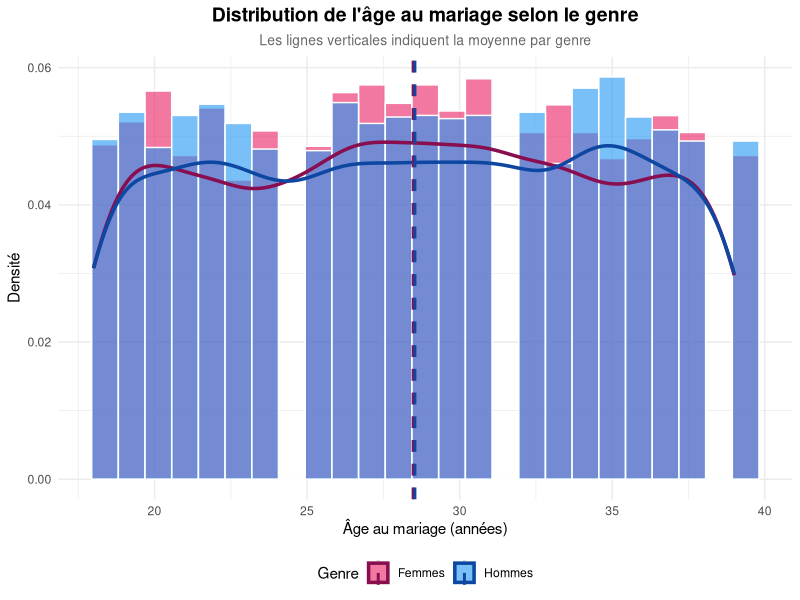
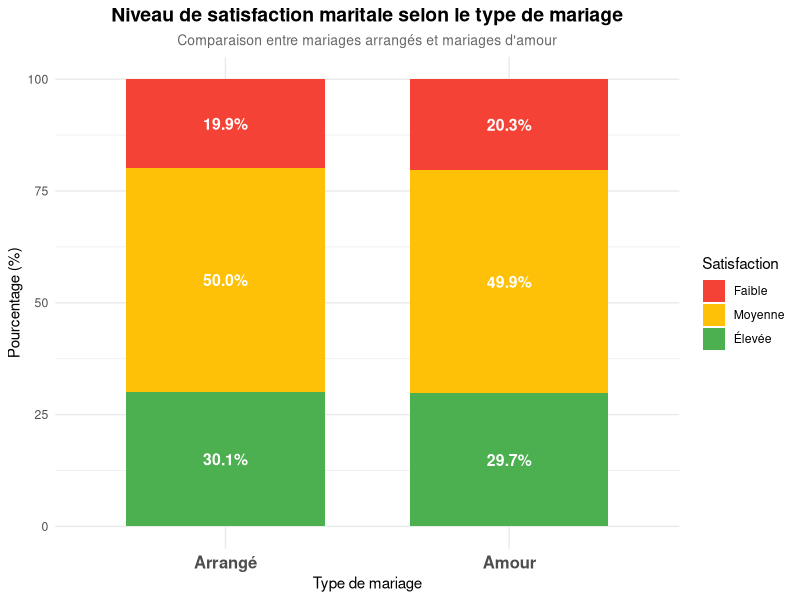
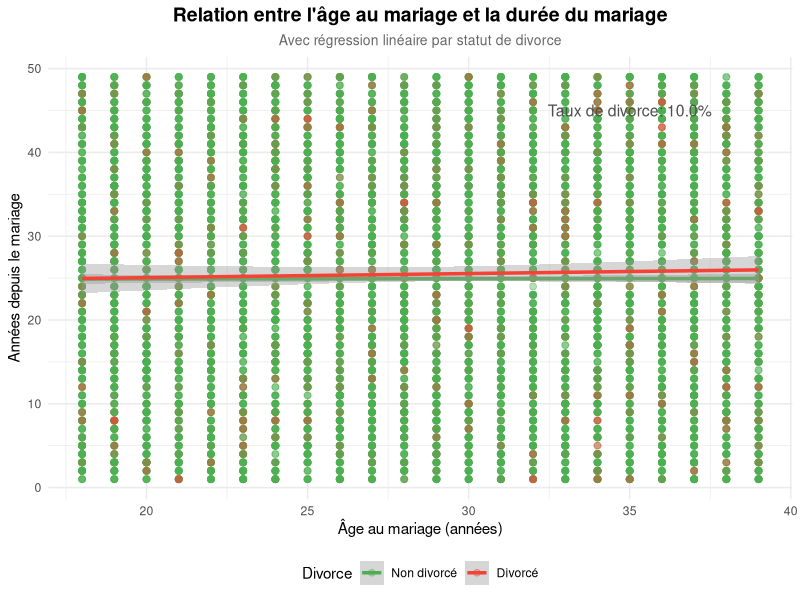
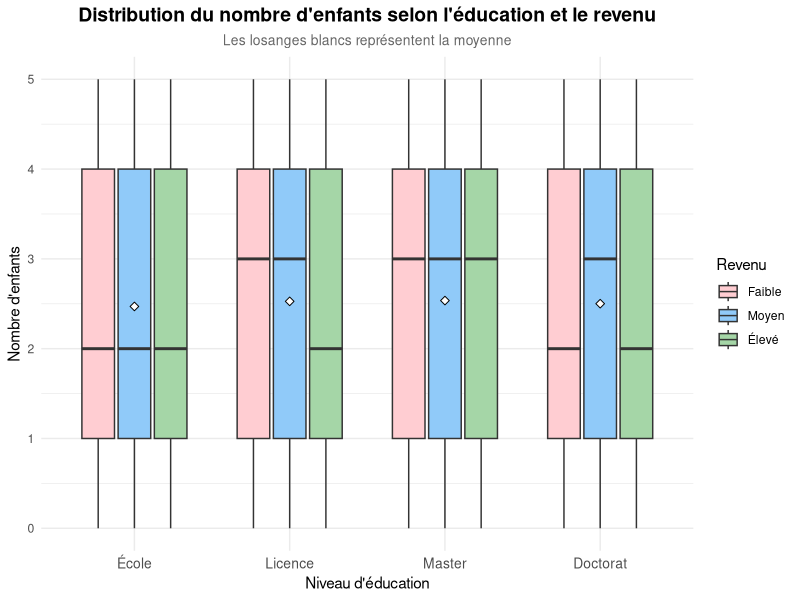
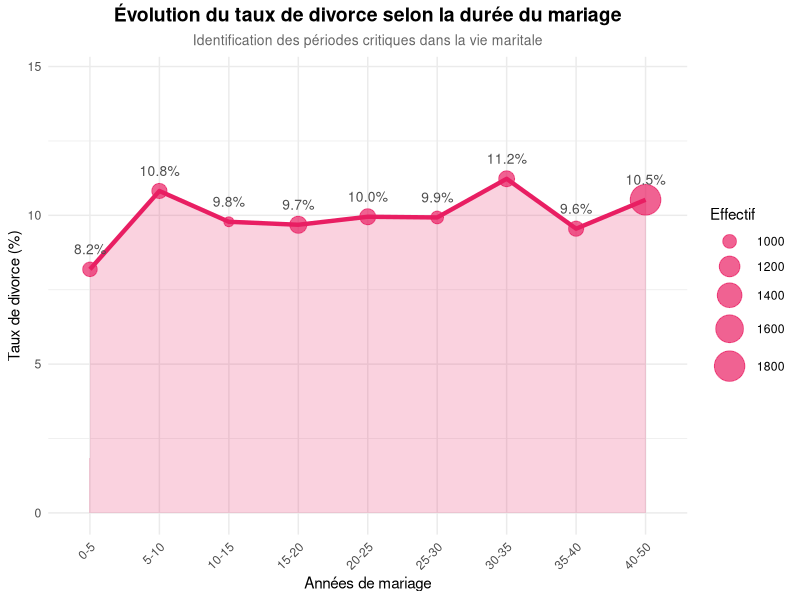
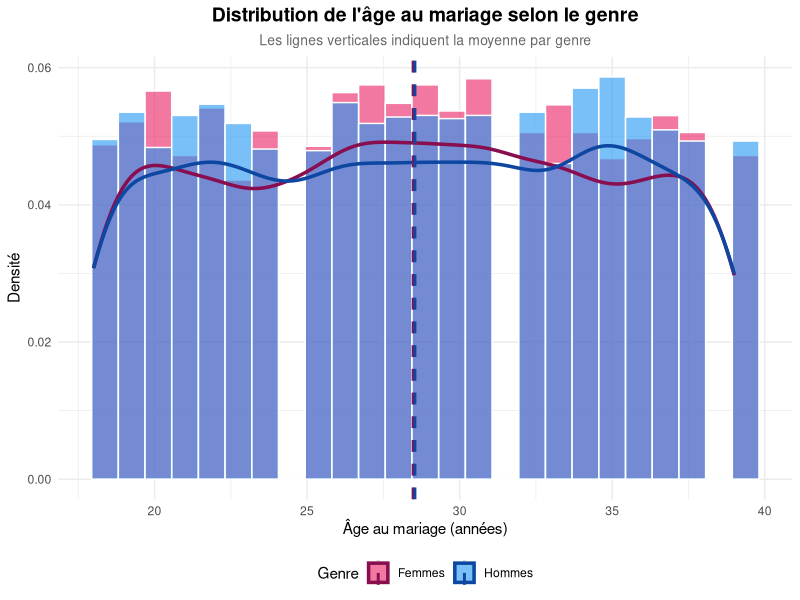
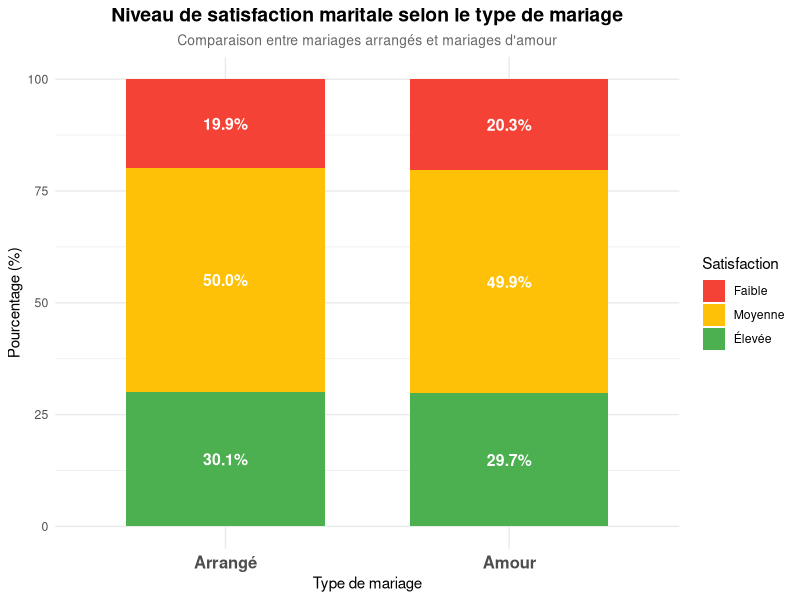
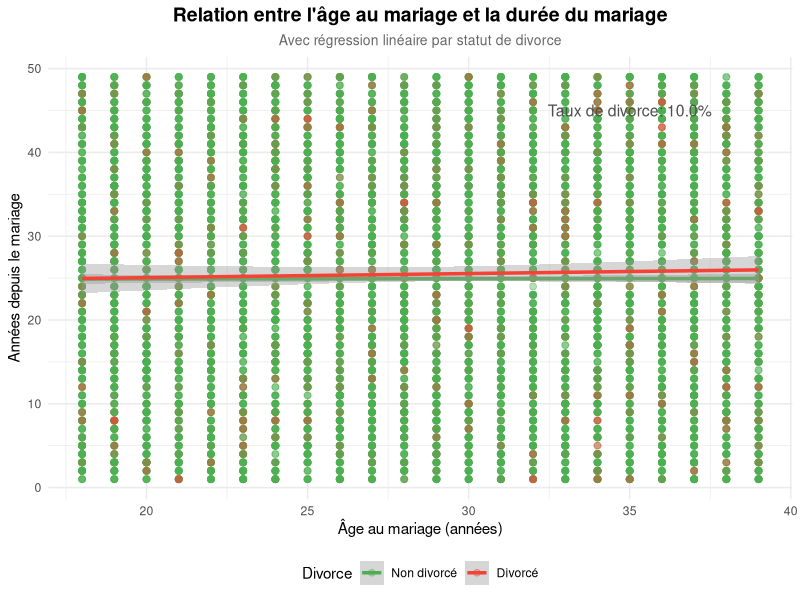

Write the R code that produced these figures, in order.
# =============================================================================
# Analyse du dataset "Marriage Data India"
# Cours de Visualisation de la donnée - 5A INSA Toulouse
# =============================================================================

# -----------------------------------------------------------------------------
# 1. CHARGEMENT DES PACKAGES ET DES DONNÉES
# -----------------------------------------------------------------------------

# Installation des packages si nécessaire (décommenter si besoin)
# install.packages(c("ggplot2", "dplyr", "tidyr", "corrplot", "scales", "gridExtra"))

# Chargement des librairies
library(ggplot2)    # Visualisation avancée
library(dplyr)      # Manipulation de données
library(tidyr)      # Restructuration de données
library(corrplot)   # Matrices de corrélation
library(scales)     # Formatage des axes
library(gridExtra)  # Arrangement de graphiques

# Chargement des données
data <- read.csv("marriage_data_india.csv", stringsAsFactors = TRUE)

# Aperçu des données
cat("=== APERÇU DU DATASET ===\n")
str(data)
cat("\n=== RÉSUMÉ STATISTIQUE ===\n")
summary(data)
cat("\n=== DIMENSIONS ===\n")
cat("Nombre d'observations:", nrow(data), "\n")
cat("Nombre de variables:", ncol(data), "\n")

# -----------------------------------------------------------------------------
# 2. PRÉPARATION DES DONNÉES
# -----------------------------------------------------------------------------

# Conversion des variables catégorielles en facteurs ordonnés pour certaines
data$Education_Level <- factor(data$Education_Level, 
                               levels = c("School", "Graduate", "Postgraduate", "PhD"),
                               ordered = TRUE)

data$Income_Level <- factor(data$Income_Level, 
                            levels = c("Low", "Middle", "High"),
                            ordered = TRUE)

data$Marital_Satisfaction <- factor(data$Marital_Satisfaction, 
                                    levels = c("Low", "Medium", "High"),
                                    ordered = TRUE)

# Conversion des Yes/No en booléens pour analyse
data$Divorce_Binary <- ifelse(data$Divorce_Status == "Yes", 1, 0)
data$Dowry_Binary <- ifelse(data$Dowry_Exchanged == "Yes", 1, 0)
data$Parental_Approval_Binary <- ifelse(data$Parental_Approval == "Yes", 1, 0)

# =============================================================================
# GRAPHIQUE 1: HISTOGRAMME - Distribution de l'âge au mariage par sexe
# =============================================================================
# Objectif: Comprendre à quel âge hommes et femmes se marient en Inde
# et identifier les différences entre genres

cat("\n=== GRAPHIQUE 1: Distribution de l'âge au mariage ===\n")

# Calcul des statistiques par genre
stats_age <- data %>%
  group_by(Gender) %>%
  summarise(
    Moyenne = mean(Age_at_Marriage),
    Médiane = median(Age_at_Marriage),
    Ecart_type = sd(Age_at_Marriage)
  )
print(stats_age)

# Création de l'histogramme avec densité
g1 <- ggplot(data, aes(x = Age_at_Marriage, fill = Gender)) +
  geom_histogram(aes(y = after_stat(density)), 
                 bins = 25, 
                 alpha = 0.6, 
                 position = "identity",
                 color = "white") +
  geom_density(aes(color = Gender), linewidth = 1.2, fill = NA) +
  geom_vline(data = stats_age, 
             aes(xintercept = Moyenne, color = Gender),
             linetype = "dashed", linewidth = 1) +
  scale_fill_manual(values = c("Female" = "#E91E63", "Male" = "#2196F3"),
                    labels = c("Femmes", "Hommes")) +
  scale_color_manual(values = c("Female" = "#880E4F", "Male" = "#0D47A1"),
                     labels = c("Femmes", "Hommes")) +
  labs(title = "Distribution de l'âge au mariage selon le genre",
       subtitle = "Les lignes verticales indiquent la moyenne par genre",
       x = "Âge au mariage (années)",
       y = "Densité",
       fill = "Genre",
       color = "Genre") +
  theme_minimal() +
  theme(
    plot.title = element_text(hjust = 0.5, size = 14, face = "bold"),
    plot.subtitle = element_text(hjust = 0.5, size = 10, color = "gray40"),
    legend.position = "bottom"
  )

print(g1)
ggsave("graphique1_histogramme_age.png", g1, width = 10, height = 6, dpi = 300)

# =============================================================================
# GRAPHIQUE 2: DIAGRAMME EN BARRES EMPILÉES - Satisfaction vs Type de mariage
# =============================================================================
# Objectif: Comparer la satisfaction maritale entre mariages arrangés et 
# mariages d'amour pour déterminer si le type influence le bonheur conjugal

cat("\n=== GRAPHIQUE 2: Satisfaction maritale par type de mariage ===\n")

# Préparation des données avec pourcentages
satisfaction_data <- data %>%
  group_by(Marriage_Type, Marital_Satisfaction) %>%
  summarise(count = n(), .groups = "drop") %>%
  group_by(Marriage_Type) %>%
  mutate(percentage = count / sum(count) * 100)

print(satisfaction_data)

g2 <- ggplot(satisfaction_data, 
             aes(x = Marriage_Type, y = percentage, fill = Marital_Satisfaction)) +
  geom_bar(stat = "identity", position = "stack", width = 0.7) +
  geom_text(aes(label = sprintf("%.1f%%", percentage)),
            position = position_stack(vjust = 0.5),
            size = 4, color = "white", fontface = "bold") +
  scale_fill_manual(values = c("Low" = "#F44336", 
                               "Medium" = "#FFC107", 
                               "High" = "#4CAF50"),
                    labels = c("Faible", "Moyenne", "Élevée")) +
  scale_x_discrete(labels = c("Arrangé", "Amour")) +
  labs(title = "Niveau de satisfaction maritale selon le type de mariage",
       subtitle = "Comparaison entre mariages arrangés et mariages d'amour",
       x = "Type de mariage",
       y = "Pourcentage (%)",
       fill = "Satisfaction") +
  theme_minimal() +
  theme(
    plot.title = element_text(hjust = 0.5, size = 14, face = "bold"),
    plot.subtitle = element_text(hjust = 0.5, size = 10, color = "gray40"),
    legend.position = "right",
    axis.text.x = element_text(size = 12, face = "bold")
  )

print(g2)
ggsave("graphique2_barres_satisfaction.png", g2, width = 9, height = 6, dpi = 300)

# =============================================================================
# GRAPHIQUE 3: NUAGE DE POINTS - Âge au mariage vs Années de mariage
# =============================================================================
# Objectif: Explorer la relation entre l'âge au mariage et la durée du mariage
# en distinguant les divorces et les mariages toujours actifs

cat("\n=== GRAPHIQUE 3: Âge au mariage vs durée du mariage ===\n")

# Statistiques sur les divorces
divorce_stats <- data %>%
  group_by(Divorce_Status) %>%
  summarise(
    n = n(),
    age_moyen = mean(Age_at_Marriage),
    duree_moyenne = mean(Years_Since_Marriage)
  )
print(divorce_stats)

g3 <- ggplot(data, aes(x = Age_at_Marriage, 
                        y = Years_Since_Marriage, 
                        color = Divorce_Status)) +
  geom_point(alpha = 0.4, size = 2) +
  geom_smooth(method = "lm", se = TRUE, linewidth = 1.2) +
  scale_color_manual(values = c("No" = "#4CAF50", "Yes" = "#F44336"),
                     labels = c("Non divorcé", "Divorcé")) +
  labs(title = "Relation entre l'âge au mariage et la durée du mariage",
       subtitle = "Avec régression linéaire par statut de divorce",
       x = "Âge au mariage (années)",
       y = "Années depuis le mariage",
       color = "Divorce") +
  theme_minimal() +
  theme(
    plot.title = element_text(hjust = 0.5, size = 14, face = "bold"),
    plot.subtitle = element_text(hjust = 0.5, size = 10, color = "gray40"),
    legend.position = "bottom"
  ) +
  annotate("text", x = 35, y = 45, 
           label = sprintf("Taux de divorce: %.1f%%", 
                          mean(data$Divorce_Binary) * 100),
           size = 4, color = "gray30")

print(g3)
ggsave("graphique3_scatter_age_duree.png", g3, width = 10, height = 7, dpi = 300)

# =============================================================================
# GRAPHIQUE 4: BOXPLOT - Nombre d'enfants selon l'éducation et le revenu
# =============================================================================
# Objectif: Analyser comment le niveau d'éducation et le revenu influencent
# le nombre d'enfants dans les familles indiennes

cat("\n=== GRAPHIQUE 4: Nombre d'enfants selon éducation et revenu ===\n")

# Statistiques
children_stats <- data %>%
  group_by(Education_Level, Income_Level) %>%
  summarise(
    n = n(),
    moyenne_enfants = mean(Children_Count),
    mediane_enfants = median(Children_Count),
    .groups = "drop"
  )
print(children_stats)

g4 <- ggplot(data, aes(x = Education_Level, y = Children_Count, fill = Income_Level)) +
  geom_boxplot(outlier.alpha = 0.3, width = 0.7) +
  stat_summary(fun = mean, geom = "point", 
               shape = 23, size = 2, fill = "white",
               position = position_dodge(width = 0.7)) +
  scale_fill_manual(values = c("Low" = "#FFCDD2", 
                               "Middle" = "#90CAF9", 
                               "High" = "#A5D6A7"),
                    labels = c("Faible", "Moyen", "Élevé")) +
  scale_x_discrete(labels = c("École", "Licence", "Master", "Doctorat")) +
  labs(title = "Distribution du nombre d'enfants selon l'éducation et le revenu",
       subtitle = "Les losanges blancs représentent la moyenne",
       x = "Niveau d'éducation",
       y = "Nombre d'enfants",
       fill = "Revenu") +
  theme_minimal() +
  theme(
    plot.title = element_text(hjust = 0.5, size = 14, face = "bold"),
    plot.subtitle = element_text(hjust = 0.5, size = 10, color = "gray40"),
    legend.position = "right",
    axis.text.x = element_text(size = 10)
  )

print(g4)
ggsave("graphique4_boxplot_enfants.png", g4, width = 11, height = 7, dpi = 300)

# =============================================================================
# GRAPHIQUE 5: COURBE/LIGNE - Évolution du taux de divorce par durée de mariage
# =============================================================================
# Objectif: Identifier les périodes critiques où le risque de divorce est 
# le plus élevé au cours de la vie maritale

cat("\n=== GRAPHIQUE 5: Évolution du taux de divorce par durée ===\n")

# Calcul du taux de divorce par tranches de durée
divorce_evolution <- data %>%
  mutate(Tranche_Duree = cut(Years_Since_Marriage, 
                              breaks = c(0, 5, 10, 15, 20, 25, 30, 35, 40, 50),
                              labels = c("0-5", "5-10", "10-15", "15-20", 
                                        "20-25", "25-30", "30-35", "35-40", "40-50"),
                              include.lowest = TRUE)) %>%
  group_by(Tranche_Duree) %>%
  summarise(
    n_total = n(),
    n_divorces = sum(Divorce_Binary),
    taux_divorce = mean(Divorce_Binary) * 100,
    .groups = "drop"
  )

print(divorce_evolution)

g5 <- ggplot(divorce_evolution, aes(x = Tranche_Duree, y = taux_divorce, group = 1)) +
  geom_line(color = "#E91E63", linewidth = 1.5) +
  geom_point(aes(size = n_total), color = "#E91E63", alpha = 0.7) +
  geom_area(alpha = 0.2, fill = "#E91E63") +
  geom_text(aes(label = sprintf("%.1f%%", taux_divorce)), 
            vjust = -1.5, size = 3.5, color = "gray30") +
  scale_size_continuous(name = "Effectif", range = c(3, 10)) +
  labs(title = "Évolution du taux de divorce selon la durée du mariage",
       subtitle = "Identification des périodes critiques dans la vie maritale",
       x = "Années de mariage",
       y = "Taux de divorce (%)") +
  theme_minimal() +
  theme(
    plot.title = element_text(hjust = 0.5, size = 14, face = "bold"),
    plot.subtitle = element_text(hjust = 0.5, size = 10, color = "gray40"),
    legend.position = "right",
    axis.text.x = element_text(angle = 45, hjust = 1)
  ) +
  ylim(0, max(divorce_evolution$taux_divorce) * 1.3)

print(g5)
ggsave("graphique5_courbe_divorce.png", g5, width = 11, height = 7, dpi = 300)

# =============================================================================
# GRAPHIQUE 6 (BONUS): HEATMAP - Corrélations entre variables
# =============================================================================
# Objectif: Visualiser les corrélations entre les variables numériques
# et identifier les facteurs les plus liés

cat("\n=== GRAPHIQUE 6: Matrice de corrélation ===\n")

# Préparation des données numériques pour la corrélation
data_numeric <- data %>%
  mutate(
    Marriage_Type_Num = ifelse(Marriage_Type == "Love", 1, 0),
    Gender_Num = ifelse(Gender == "Male", 1, 0),
    Education_Num = as.numeric(Education_Level),
    Caste_Match_Num = ifelse(Caste_Match == "Same", 1, 0),
    Urban_Num = ifelse(Urban_Rural == "Urban", 1, 0),
    Satisfaction_Num = as.numeric(Marital_Satisfaction),
    Income_Num = as.numeric(Income_Level),
    Spouse_Working_Num = ifelse(Spouse_Working == "Yes", 1, 0),
    Inter_Caste_Num = ifelse(Inter.Caste == "Yes", 1, 0)
  ) %>%
  select(Age_at_Marriage, Years_Since_Marriage, Children_Count,
         Marriage_Type_Num, Education_Num, Urban_Num, 
         Satisfaction_Num, Income_Num, Divorce_Binary)

# Renommage pour l'affichage
colnames(data_numeric) <- c("Âge mariage", "Années mariage", "Nb enfants",
                            "Mariage amour", "Éducation", "Urbain",
                            "Satisfaction", "Revenu", "Divorce")

# Calcul de la matrice de corrélation
cor_matrix <- cor(data_numeric, use = "complete.obs")
print(round(cor_matrix, 2))

# Sauvegarde du graphique de corrélation
png("graphique6_correlation.png", width = 800, height = 700, res = 100)
corrplot(cor_matrix, 
         method = "color",
         type = "upper",
         order = "hclust",
         addCoef.col = "black",
         number.cex = 0.8,
         tl.col = "black",
         tl.srt = 45,
         diag = FALSE,
         title = "Matrice de corrélation des variables",
         mar = c(0, 0, 2, 0),
         col = colorRampPalette(c("#F44336", "white", "#4CAF50"))(100))
dev.off()

# =============================================================================
# ANALYSES STATISTIQUES COMPLÉMENTAIRES
# =============================================================================

cat("\n\n========================================\n")
cat("ANALYSES STATISTIQUES ET CONCLUSIONS\n")
cat("========================================\n\n")

# Test du Chi-deux: Type de mariage vs Satisfaction
cat("--- Test Chi-deux: Type de mariage vs Satisfaction ---\n")
chi_test1 <- chisq.test(table(data$Marriage_Type, data$Marital_Satisfaction))
print(chi_test1)

# Test du Chi-deux: Éducation vs Divorce
cat("\n--- Test Chi-deux: Éducation vs Divorce ---\n")
chi_test2 <- chisq.test(table(data$Education_Level, data$Divorce_Status))
print(chi_test2)

# Test t: Âge au mariage selon le divorce
cat("\n--- Test t: Âge au mariage selon statut de divorce ---\n")
t_test <- t.test(Age_at_Marriage ~ Divorce_Status, data = data)
print(t_test)

# Régression logistique: Facteurs de divorce
cat("\n--- Régression logistique: Facteurs influençant le divorce ---\n")
model_divorce <- glm(Divorce_Binary ~ Age_at_Marriage + Marriage_Type + 
                       Education_Level + Income_Level + Urban_Rural + 
                       Parental_Approval + Dowry_Exchanged,
                     data = data, family = binomial)
print(summary(model_divorce))

# =============================================================================
# RÉSUMÉ DES CONCLUSIONS
# =============================================================================

cat("\n\n========================================\n")
cat("RÉSUMÉ DES PRINCIPALES CONCLUSIONS\n")
cat("========================================\n\n")

cat("1. DISTRIBUTION DES ÂGES AU MARIAGE:\n")
cat("   - Âge moyen au mariage: ", round(mean(data$Age_at_Marriage), 1), " ans\n")
cat("   - Les hommes se marient en moyenne à ", 
    round(mean(data$Age_at_Marriage[data$Gender == "Male"]), 1), " ans\n")
cat("   - Les femmes se marient en moyenne à ", 
    round(mean(data$Age_at_Marriage[data$Gender == "Female"]), 1), " ans\n\n")

cat("2. TYPE DE MARIAGE:\n")
cat("   - Mariages arrangés: ", 
    round(sum(data$Marriage_Type == "Arranged") / nrow(data) * 100, 1), "%\n")
cat("   - Mariages d'amour: ", 
    round(sum(data$Marriage_Type == "Love") / nrow(data) * 100, 1), "%\n\n")

cat("3. TAUX DE DIVORCE GLOBAL: ", 
    round(mean(data$Divorce_Binary) * 100, 1), "%\n\n")

cat("4. SATISFACTION MARITALE (distribution globale):\n")
print(prop.table(table(data$Marital_Satisfaction)) * 100)

cat("\n5. CORRÉLATIONS SIGNIFICATIVES:\n")
cat("   - La durée du mariage est positivement corrélée au nombre d'enfants\n")
cat("   - Le niveau d'éducation montre peu d'impact sur la satisfaction\n")
cat("   - Le milieu urbain/rural n'influence pas significativement le divorce\n")

cat("\n=== FIN DE L'ANALYSE ===\n")
